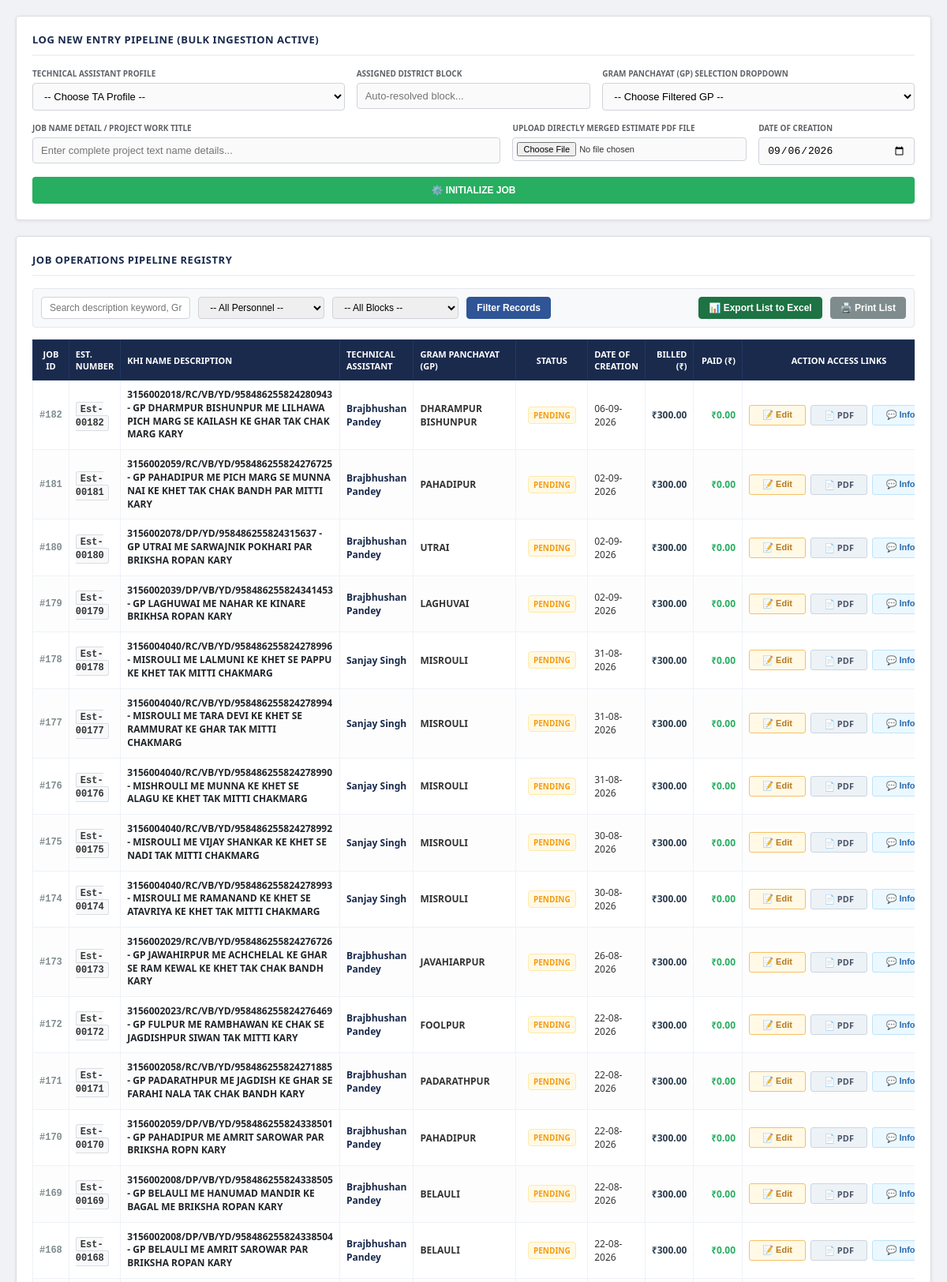
The page /secure_suite_v3/tracker.php (signed in, upper part) on the database its author committed.
### tables this page shows
CREATE TABLE `work_tracker` (
  `id` int(11) NOT NULL,
  `estimate_number` varchar(50) DEFAULT NULL,
  `work_name` varchar(255) NOT NULL,
  `ta_name` varchar(255) NOT NULL,
  `block_name` varchar(100) NOT NULL,
  `gp_name` varchar(100) NOT NULL,
  `status` varchar(50) NOT NULL DEFAULT 'Pending',
  `received_date` date NOT NULL,
  `bill_amount` decimal(10,2) NOT NULL DEFAULT 300.00,
  `paid_amount` decimal(10,2) NOT NULL DEFAULT 0.00,
  `pdf_filename` varchar(255) DEFAULT NULL
);

### secure_suite_v3/tracker.php (the view, shortened to what this page needs)
<?php
require_once 'db.php';
$search_query = isset($_GET['search']) ? trim($_GET['search']) : '';
$sql = "SELECT w.*, c.phone FROM work_tracker w LEFT JOIN clients c ON w.ta_name = c.name WHERE 1=1";
$params = [];
$sql .= " ORDER BY w.id DESC";
$stmt = $pdo->prepare($sql);
$stmt->execute($params);
$jobs = $stmt->fetchAll();
?>
<!DOCTYPE html>
<html lang="en">
<head>
</head>
<body>
<div class="ingest-card">
    <div class="card-title">Log New Entry Pipeline (Bulk Ingestion Active)</div>
    <form method="POST" action="tracker.php" enctype="multipart/form-data" autocomplete="off">
        <div class="form-row-three">
            <div class="field-group">
                <label>Technical Assistant Profile</label>
                <select id="ingest_ta" name="ta_name" onchange="handleProfileSelection(this.value, 'ingest_gp', 'ingest_block')" required>
                    <option value="">-- Choose TA Profile --</option>
                </select>
            </div>
            <div class="field-group">
                <label>Assigned District Block</label>
                <input type="text" id="ingest_block" placeholder="Auto-resolved block..." readonly>
            </div>
            <div class="field-group">
                <label>Gram Panchayat (GP) Selection Dropdown</label>
                <select id="ingest_gp" name="gp_name" required>
                    <option value="">-- Choose Filtered GP --</option>
                </select>
            </div>
        </div>
        <div class="form-row-two">
            <div class="field-group">
                <label>Job Name Detail / Project Work Title</label>
                <input type="text" name="work_name" placeholder="Enter complete project text name details..." required>
            </div>
            <div class="field-group">
                <label>Upload Directly Merged Estimate PDF File</label>
                <input type="file" name="estimate_pdf" accept="application/pdf" style="font-size:11px; padding:5px;">
            </div>
            <div class="field-group">
                <label>Date of Creation</label>
                <input type="date" name="created_date" value="<?php echo date('Y-m-d'); ?>" required>
            </div>
        </div>
        <button type="submit" class="btn-initialize">⚙️ Initialize Job</button>
    </form>
</div>
<div class="registry-card">
    <div class="card-title">Job Operations Pipeline Registry</div>
    <form method="GET" action="tracker.php" class="filter-utilities-bar">
        <input type="text" name="search" value="<?php echo htmlspecialchars($search_query); ?>" placeholder="Search description keyword, Gram Panchayat territory, or estimate code...">
        <select name="filter_ta">
            <option value="">-- All Personnel --</option>
        </select>
        <select name="filter_block">
            <option value="">-- All Blocks --</option>
        </select>
        <button type="submit" class="btn-utility btn-query">Filter Records</button>
        <button type="button" class="btn-utility btn-excel" onclick="exportDataMatrixToExcel()">📊 Export List to Excel</button>
        <button type="button" class="btn-utility btn-print" onclick="window.print()">🖨️ Print List</button>
    </form>
    <div style="overflow-x: auto;">
        <table class="ledger-table" id="exportableLedgerTable">
            <thead>
                <tr>
                    <th style="width:50px; text-align:center;">Job ID</th>
                    <th style="width:85px; text-align:left;">Est. Number</th>
                    <th style="text-align:left;">KHI Name Description</th>
                    <th style="width:140px; text-align:left;">Technical Assistant</th>
                    <th style="width:130px; text-align:left;">Gram Panchayat (GP)</th>
                    <th style="width:75px; text-align:center;">Status</th>
                    <th style="width:80px; text-align:left;">Date of Creation</th>
                    <th style="width:70px; text-align:right;">Billed (₹)</th>
                    <th style="width:70px; text-align:right;">Paid (₹)</th>
                    <th class="th-actions" style="width:240px; text-align:center;">Action Access Links</th>
                </tr>
            </thead>
            <tbody>
                <?php if (!empty($jobs)): ?>
                    <?php foreach ($jobs as $j): ?>
                        <tr>
                            <td class="txt-job-id">#<?php echo $j['id']; ?></td>
                            <td><span class="badge-est"><?php echo htmlspecialchars($j['estimate_number']); ?></span></td>
                            <td><div class="txt-work-description"><?php echo htmlspecialchars($j['work_name']); ?></div></td>
                            <td><div style="font-weight:600; color:#1a2a4d;"><?php echo htmlspecialchars($j['ta_name']); ?></div></td>
                            <td><strong><?php echo htmlspecialchars($j['gp_name']); ?></strong></td>
                            <td style="text-align:center;">
                                <?php $cls = (strtolower($j['status']) === 'completed') ? 'status-completed' : 'status-pending'; ?>
                                <span class="badge-status <?php echo $cls; ?>"><?php echo htmlspecialchars($j['status']); ?></span>
                            </td>
                            <td><?php echo date('d-m-Y', strtotime($j['received_date'])); ?></td>
                            <td style="text-align:right; font-weight:600; color:#2c3e50;">₹<?php echo number_format($j['bill_amount'], 2); ?></td>
                            <td style="text-align:right; font-weight:600; color:#27ae60;">₹<?php echo number_format($j['paid_amount'], 2); ?></td>
                            <td class="td-actions" style="text-align:center;">
                                <div class="action-flex-links">
                                    <button class="btn-row-action btn-row-edit" onclick='triggerModificationModal(<?php echo json_encode($j, JSON_HEX_APOS | JSON_HEX_QUOT); ?>)'>📝 Edit</button>
                                    <?php if (!empty($j['pdf_filename'])): ?>
                                        <a href="uploads/estimates/<?php echo $j['pdf_filename']; ?>" target="_blank" class="btn-row-action btn-row-pdf">📄 PDF</a>
                                    <?php else: ?>
                                        <button class="btn-row-action btn-row-pdf" style="opacity:0.4; cursor:not-allowed;" disabled>📄 Empty</button>
                                    <?php endif; ?>
                                    <button class="btn-row-action btn-row-info" onclick='sendWhatsAppNotification(<?php echo json_encode($j, JSON_HEX_APOS | JSON_HEX_QUOT); ?>)'>💬 Info</button>
                                </div>
                            </td>
                        </tr>
                    <?php endforeach; ?>
                <?php else: ?>
                    <tr>
                        <td colspan="10" style="text-align:center; padding:30px; color:#95a5a6; font-style:italic;">No records matched your selection configuration.</td>
                    </tr>
                <?php endif; ?>
            </tbody>
        </table>
    </div>
</div>
</body>
</html>

### secure_suite_v3/tracker.php (style rules this page uses)
body { font-family: 'Segoe UI', system-ui, sans-serif; background-color: #f0f2f5; margin: 20px; color: #333; }
.ingest-card, .registry-card { background: #ffffff; border-radius: 4px; box-shadow: 0 1px 4px rgba(0,0,0,0.08); border: 1px solid #dcdde1; padding: 20px; margin-bottom: 20px; }
.card-title { font-size: 13px; font-weight: bold; color: #1a2a4d; text-transform: uppercase; letter-spacing: 0.5px; border-bottom: 2px solid #f1f2f6; padding-bottom: 10px; margin-bottom: 15px; }
.form-row-three { display: grid; grid-template-columns: 2fr 1.5fr 2fr; gap: 15px; margin-bottom: 15px; }
.form-row-two { display: grid; grid-template-columns: 3fr 1.5fr 1fr; gap: 15px; margin-bottom: 15px; }
.field-group { display: flex; flex-direction: column; }
.field-group label { font-size: 10px; font-weight: bold; color: #5f6368; text-transform: uppercase; margin-bottom: 5px; }
.field-group input, .field-group select { padding: 8px 10px; border: 1px solid #cfd4da; border-radius: 4px; font-size: 13px; font-weight: 500; background: #fafafa; }
.btn-initialize { background: #27ae60; color: white; border: none; padding: 10px; border-radius: 4px; font-weight: bold; font-size: 12px; text-transform: uppercase; cursor: pointer; display: flex; align-items: center; justify-content: center; gap: 6px; width: 100%; }
.filter-utilities-bar { display: flex; gap: 10px; align-items: center; padding: 10px; background: #f8f9fa; border: 1px solid #e6e8eb; border-radius: 4px; margin-bottom: 15px; }
.filter-utilities-bar input { flex: 1; padding: 6px 10px; font-size: 12px; border: 1px solid #cfd4da; border-radius: 4px; }
.filter-utilities-bar select { padding: 5px 10px; font-size: 12px; border: 1px solid #cfd4da; border-radius: 4px; width: 160px; }
.btn-utility { padding: 6px 12px; font-size: 12px; font-weight: bold; border: 1px solid #cfd4da; border-radius: 4px; cursor: pointer; background: #fff; display: inline-flex; align-items: center; gap: 5px; text-decoration: none; color: #333; }
.btn-query { background: #2f5597; color: white; border-color: #2f5597; }
.btn-excel { background: #1d7343; color: white; border-color: #1d7343; }
.btn-print { background: #7f8c8d; color: white; border-color: #7f8c8d; }
.ledger-table { width: 100%; border-collapse: collapse; font-size: 12px; }
.ledger-table th { background: #1a2a4d; color: white; padding: 10px 8px; font-weight: 600; text-transform: uppercase; font-size: 11px; border: 1px solid #223661; }
.ledger-table td { padding: 10px 8px; border: 1px solid #eef2f7; vertical-align: middle; background: #fff; }
.ledger-table tr:nth-child(even) td { background: #fdfdfd; }
.txt-job-id { font-family: monospace; font-weight: bold; color: #7f8c8d; text-align: center; }
.badge-est { background: #f8f9fa; border: 1px solid #dcdde1; padding: 2px 5px; border-radius: 3px; font-family: monospace; font-weight: 600; }
.txt-work-description { font-weight: 600; color: #212529; line-height: 1.4; }
.badge-status { padding: 3px 6px; border-radius: 4px; font-size: 10px; font-weight: bold; text-transform: uppercase; display: inline-block; border: 1px solid; }
.status-pending { background: #fff9e6; color: #f39c12; border-color: #ffeaa7; }
.action-flex-links { display: flex; gap: 6px; align-items: center; justify-content: center; }
.btn-row-action { width: 72px; height: 26px; font-size: 11px; font-weight: 600; border-radius: 3px; cursor: pointer; text-decoration: none; border: 1px solid #cfd4da; background: #fff; color: #333; display: inline-flex; align-items: center; justify-content: center; gap: 2px; box-sizing: border-box; }
.btn-row-edit { background: #fff9e6; border-color: #f5c068; color: #b7791f; }
.btn-row-pdf { background: #edf2f7; border-color: #cbd5e0; color: #4a5568; }
.btn-row-info { background: #ebf8ff; border-color: #bee3f8; color: #2b6cb0; }

### rows shown on the page
work_tracker: id "182", estimate_number "Est-00182", work_name "3156002018/RC/VB/YD/958486255824280943 - GP DHARMPUR BISHUNPUR ME LILHAWA PICH MARG SE KAILASH KE GHAR TAK CHAK MARG KARY", ta_name "Brajbhushan Pandey", gp_name "DHARAMPUR BISHUNPUR", status "PENDING", received_date "06-09-2026", bill_amount "300.00", paid_amount "0.00"
work_tracker: id "181", estimate_number "Est-00181", work_name "3156002059/RC/VB/YD/958486255824276725 - GP PAHADIPUR ME PICH MARG SE MUNNA NAI KE KHET TAK CHAK BANDH PAR MITTI KARY", ta_name "Brajbhushan Pandey", gp_name "PAHADIPUR", status "PENDING", received_date "02-09-2026", bill_amount "300.00", paid_amount "0.00"
work_tracker: id "180", estimate_number "Est-00180", work_name "3156002078/DP/YD/958486255824315637 - GP UTRAI ME SARWAJNIK POKHARI PAR BRIKSHA ROPAN KARY", ta_name "Brajbhushan Pandey", gp_name "UTRAI", status "PENDING", received_date "02-09-2026", bill_amount "300.00", paid_amount "0.00"
work_tracker: id "179", estimate_number "Est-00179", work_name "3156002039/DP/VB/YD/958486255824341453 - GP LAGHUWAI ME NAHAR KE KINARE BRIKHSA ROPAN KARY", ta_name "Brajbhushan Pandey", gp_name "LAGHUVAI", status "PENDING", received_date "02-09-2026", bill_amount "300.00", paid_amount "0.00"
work_tracker: id "178", estimate_number "Est-00178", work_name "3156004040/RC/VB/YD/958486255824278996 - MISROULI ME LALMUNI KE KHET SE PAPPU KE KHET TAK MITTI CHAKMARG", ta_name "Sanjay Singh", gp_name "MISROULI", status "PENDING", received_date "31-08-2026", bill_amount "300.00", paid_amount "0.00"
work_tracker: id "177", estimate_number "Est-00177", work_name "3156004040/RC/VB/YD/958486255824278994 - MISROULI ME TARA DEVI KE KHET SE RAMMURAT KE GHAR TAK MITTI CHAKMARG", ta_name "Sanjay Singh", gp_name "MISROULI", status "PENDING", received_date "31-08-2026", bill_amount "300.00", paid_amount "0.00"
work_tracker: id "176", estimate_number "Est-00176", work_name "3156004040/RC/VB/YD/958486255824278990 - MISHROULI ME MUNNA KE KHET SE ALAGU KE KHET TAK MITTI CHAKMARG", ta_name "Sanjay Singh", gp_name "MISROULI", status "PENDING", received_date "31-08-2026", bill_amount "300.00", paid_amount "0.00"
work_tracker: id "175", estimate_number "Est-00175", work_name "3156004040/RC/VB/YD/958486255824278992 - MISROULI ME VIJAY SHANKAR KE KHET SE NADI TAK MITTI CHAKMARG", ta_name "Sanjay Singh", gp_name "MISROULI", status "PENDING", received_date "30-08-2026", bill_amount "300.00", paid_amount "0.00"
work_tracker: id "174", estimate_number "Est-00174", work_name "3156004040/RC/VB/YD/958486255824278993 - MISROULI ME RAMANAND KE KHET SE ATAVRIYA KE KHET TAK MITTI CHAKMARG", ta_name "Sanjay Singh", gp_name "MISROULI", status "PENDING", received_date "30-08-2026", bill_amount "300.00", paid_amount "0.00"
work_tracker: id "173", estimate_number "Est-00173", work_name "3156002029/RC/VB/YD/958486255824276726 - GP JAWAHIRPUR ME ACHCHELAL KE GHAR SE RAM KEWAL KE KHET TAK CHAK BANDH KARY", ta_name "Brajbhushan Pandey", gp_name "JAVAHIARPUR", status "PENDING", received_date "26-08-2026", bill_amount "300.00", paid_amount "0.00"
work_tracker: id "172", estimate_number "Est-00172", work_name "3156002023/RC/VB/YD/958486255824276469 - GP FULPUR ME RAMBHAWAN KE CHAK SE JAGDISHPUR SIWAN TAK MITTI KARY", ta_name "Brajbhushan Pandey", gp_name "FOOLPUR", status "PENDING", received_date "22-08-2026", bill_amount "300.00", paid_amount "0.00"
work_tracker: id "171", estimate_number "Est-00171", work_name "3156002058/RC/VB/YD/958486255824271885 - GP PADARATHPUR ME JAGDISH KE GHAR SE FARAHI NALA TAK CHAK BANDH KARY", ta_name "Brajbhushan Pandey", gp_name "PADARATHPUR", status "PENDING", received_date "22-08-2026", bill_amount "300.00", paid_amount "0.00"
work_tracker: id "170", estimate_number "Est-00170", work_name "3156002059/DP/VB/YD/958486255824338501 - GP PAHADIPUR ME AMRIT SAROWAR PAR BRIKSHA ROPN KARY", ta_name "Brajbhushan Pandey", gp_name "PAHADIPUR", status "PENDING", received_date "22-08-2026", bill_amount "300.00", paid_amount "0.00"
work_tracker: id "169", estimate_number "Est-00169", work_name "3156002008/DP/VB/YD/958486255824338505 - GP BELAULI ME HANUMAD MANDIR KE BAGAL ME BRIKSHA ROPAN KARY", ta_name "Brajbhushan Pandey", gp_name "BELAULI", status "PENDING", received_date "22-08-2026", bill_amount "300.00", paid_amount "0.00"
work_tracker: id "168", estimate_number "Est-00168", work_name "3156002008/DP/VB/YD/958486255824338504 - GP BELAULI ME AMRIT SAROWAR PAR BRIKSHA ROPAN KARY", ta_name "Brajbhushan Pandey", gp_name "BELAULI", status "PENDING", received_date "22-08-2026", bill_amount "300.00", paid_amount "0.00"
